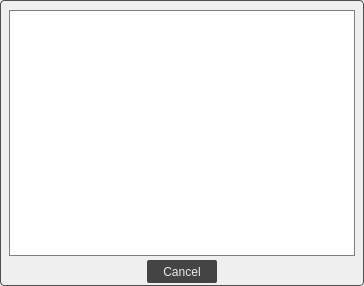
<?xml version="1.0" encoding="UTF-8"?>
<ui version="4.0">
 <class>Dialog</class>
 <widget class="QDialog" name="Dialog">
  <property name="geometry">
   <rect>
    <x>0</x>
    <y>0</y>
    <width>364</width>
    <height>286</height>
   </rect>
  </property>
  <property name="windowTitle">
   <string>Dialog</string>
  </property>
  <property name="styleSheet">
   <string notr="true">QDialog{
	border:1.3px solid #4e4e4e;
	border-radius:4px;
}</string>
  </property>
  <layout class="QVBoxLayout" name="verticalLayout">
   <property name="spacing">
    <number>4</number>
   </property>
   <property name="leftMargin">
    <number>9</number>
   </property>
   <property name="topMargin">
    <number>10</number>
   </property>
   <property name="rightMargin">
    <number>9</number>
   </property>
   <property name="bottomMargin">
    <number>3</number>
   </property>
   <item>
    <widget class="QTextEdit" name="textEdit">
     <property name="styleSheet">
      <string notr="true">border:0.7px solid #7f7f7f;</string>
     </property>
     <property name="readOnly">
      <bool>true</bool>
     </property>
    </widget>
   </item>
   <item alignment="Qt::AlignHCenter">
    <widget class="QPushButton" name="cancel_btn">
     <property name="minimumSize">
      <size>
       <width>70</width>
       <height>23</height>
      </size>
     </property>
     <property name="maximumSize">
      <size>
       <width>70</width>
       <height>16777215</height>
      </size>
     </property>
     <property name="styleSheet">
      <string notr="true">background:#444444;
color:#ebebeb;
border-radius:2px;</string>
     </property>
     <property name="text">
      <string>Cancel</string>
     </property>
    </widget>
   </item>
  </layout>
 </widget>
 <resources/>
 <connections/>
</ui>
